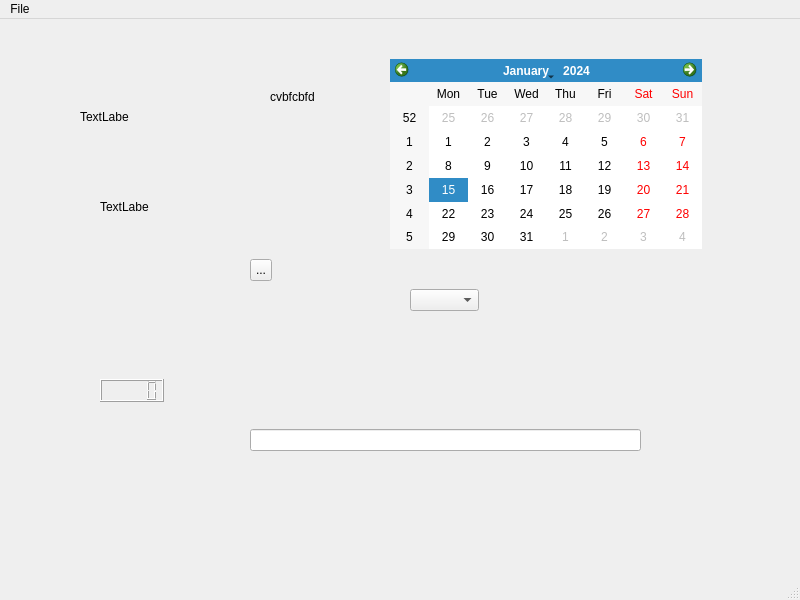
<?xml version="1.0" encoding="UTF-8"?>
<ui version="4.0">
 <class>MainWindow</class>
 <widget class="QMainWindow" name="MainWindow">
  <property name="geometry">
   <rect>
    <x>0</x>
    <y>0</y>
    <width>800</width>
    <height>600</height>
   </rect>
  </property>
  <property name="windowTitle">
   <string>MainWindow</string>
  </property>
  <widget class="QWidget" name="centralwidget">
   <widget class="QPushButton" name="pushButton2">
    <property name="geometry">
     <rect>
      <x>390</x>
      <y>110</y>
      <width>75</width>
      <height>24</height>
     </rect>
    </property>
    <property name="text">
     <string>PushButton</string>
    </property>
   </widget>
   <widget class="QToolButton" name="toolButton">
    <property name="geometry">
     <rect>
      <x>250</x>
      <y>240</y>
      <width>22</width>
      <height>22</height>
     </rect>
    </property>
    <property name="text">
     <string>...</string>
    </property>
   </widget>
   <widget class="QComboBox" name="comboBox">
    <property name="geometry">
     <rect>
      <x>410</x>
      <y>270</y>
      <width>69</width>
      <height>22</height>
     </rect>
    </property>
   </widget>
   <widget class="QLineEdit" name="lineEdit">
    <property name="geometry">
     <rect>
      <x>250</x>
      <y>410</y>
      <width>391</width>
      <height>22</height>
     </rect>
    </property>
   </widget>
   <widget class="QLabel" name="label">
    <property name="geometry">
     <rect>
      <x>80</x>
      <y>90</y>
      <width>49</width>
      <height>16</height>
     </rect>
    </property>
    <property name="text">
     <string>TextLabel</string>
    </property>
   </widget>
   <widget class="QLabel" name="label_2">
    <property name="geometry">
     <rect>
      <x>270</x>
      <y>70</y>
      <width>49</width>
      <height>16</height>
     </rect>
    </property>
    <property name="text">
     <string>cvbfcbfd</string>
    </property>
   </widget>
   <widget class="QLabel" name="label_3">
    <property name="geometry">
     <rect>
      <x>100</x>
      <y>180</y>
      <width>49</width>
      <height>16</height>
     </rect>
    </property>
    <property name="text">
     <string>TextLabel</string>
    </property>
   </widget>
   <widget class="QCalendarWidget" name="calendarWidget">
    <property name="geometry">
     <rect>
      <x>390</x>
      <y>40</y>
      <width>312</width>
      <height>190</height>
     </rect>
    </property>
   </widget>
   <widget class="QLCDNumber" name="lcdNumber">
    <property name="geometry">
     <rect>
      <x>100</x>
      <y>360</y>
      <width>64</width>
      <height>23</height>
     </rect>
    </property>
   </widget>
  </widget>
  <widget class="QMenuBar" name="menubar">
   <property name="geometry">
    <rect>
     <x>0</x>
     <y>0</y>
     <width>800</width>
     <height>22</height>
    </rect>
   </property>
   <widget class="QMenu" name="menuFile">
    <property name="title">
     <string>File</string>
    </property>
    <addaction name="actionOpen"/>
   </widget>
   <addaction name="menuFile"/>
  </widget>
  <widget class="QStatusBar" name="statusbar"/>
  <action name="actionOpen">
   <property name="text">
    <string>Open</string>
   </property>
  </action>
 </widget>
 <resources/>
 <connections/>
</ui>
